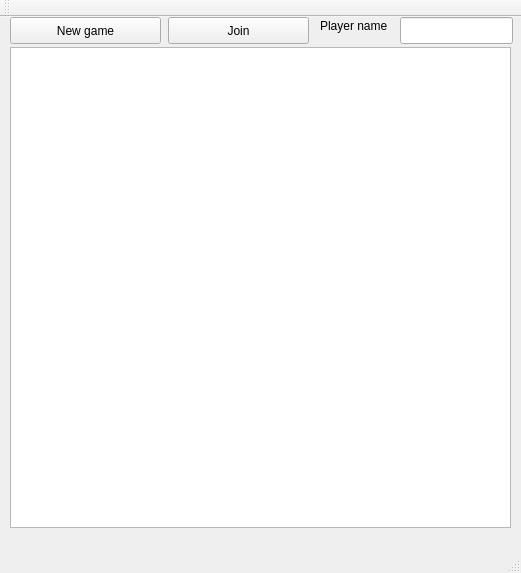
<?xml version="1.0" encoding="UTF-8"?>
<ui version="4.0">
 <class>MainWindow</class>
 <widget class="QMainWindow" name="MainWindow">
  <property name="geometry">
   <rect>
    <x>0</x>
    <y>0</y>
    <width>521</width>
    <height>573</height>
   </rect>
  </property>
  <property name="windowTitle">
   <string>MainWindow</string>
  </property>
  <widget class="QWidget" name="centralWidget">
   <widget class="QPushButton" name="newGameButton">
    <property name="geometry">
     <rect>
      <x>10</x>
      <y>0</y>
      <width>151</width>
      <height>27</height>
     </rect>
    </property>
    <property name="text">
     <string>New game</string>
    </property>
   </widget>
   <widget class="QLineEdit" name="setNameEdit">
    <property name="geometry">
     <rect>
      <x>400</x>
      <y>0</y>
      <width>113</width>
      <height>27</height>
     </rect>
    </property>
   </widget>
   <widget class="QPushButton" name="joinGameButton">
    <property name="geometry">
     <rect>
      <x>168</x>
      <y>0</y>
      <width>141</width>
      <height>27</height>
     </rect>
    </property>
    <property name="text">
     <string>Join</string>
    </property>
   </widget>
   <widget class="QLabel" name="label">
    <property name="geometry">
     <rect>
      <x>320</x>
      <y>0</y>
      <width>91</width>
      <height>17</height>
     </rect>
    </property>
    <property name="text">
     <string>Player name</string>
    </property>
   </widget>
   <widget class="QTableView" name="gamesListView">
    <property name="geometry">
     <rect>
      <x>10</x>
      <y>30</y>
      <width>501</width>
      <height>481</height>
     </rect>
    </property>
    <property name="editTriggers">
     <set>QAbstractItemView::NoEditTriggers</set>
    </property>
    <property name="selectionMode">
     <enum>QAbstractItemView::SingleSelection</enum>
    </property>
    <property name="selectionBehavior">
     <enum>QAbstractItemView::SelectRows</enum>
    </property>
   </widget>
  </widget>
  <widget class="QMenuBar" name="menuBar">
   <property name="geometry">
    <rect>
     <x>0</x>
     <y>0</y>
     <width>521</width>
     <height>24</height>
    </rect>
   </property>
  </widget>
  <widget class="QToolBar" name="mainToolBar">
   <attribute name="toolBarArea">
    <enum>TopToolBarArea</enum>
   </attribute>
   <attribute name="toolBarBreak">
    <bool>false</bool>
   </attribute>
  </widget>
  <widget class="QStatusBar" name="statusBar"/>
 </widget>
 <layoutdefault spacing="6" margin="11"/>
 <resources/>
 <connections/>
</ui>
